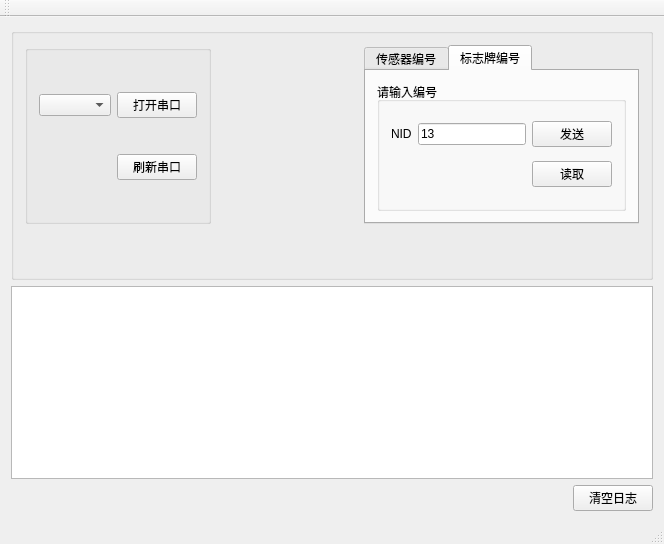
<?xml version="1.0" encoding="UTF-8"?>
<ui version="4.0">
 <class>MainWindow</class>
 <widget class="QMainWindow" name="MainWindow">
  <property name="geometry">
   <rect>
    <x>0</x>
    <y>0</y>
    <width>664</width>
    <height>544</height>
   </rect>
  </property>
  <property name="windowTitle">
   <string>编号烧写助手</string>
  </property>
  <property name="styleSheet">
   <string notr="true">font: 11pt &quot;楷体&quot;;</string>
  </property>
  <widget class="QWidget" name="centralWidget">
   <layout class="QGridLayout" name="gridLayout_7">
    <item row="1" column="0" colspan="2">
     <widget class="QTextBrowser" name="textBrowser_log"/>
    </item>
    <item row="2" column="1">
     <widget class="QPushButton" name="clean">
      <property name="text">
       <string>清空日志</string>
      </property>
     </widget>
    </item>
    <item row="0" column="0" colspan="2">
     <widget class="QGroupBox" name="groupBox_4">
      <property name="title">
       <string/>
      </property>
      <layout class="QGridLayout" name="gridLayout_6">
       <item row="0" column="0">
        <widget class="QGroupBox" name="groupBox_2">
         <property name="title">
          <string/>
         </property>
         <layout class="QGridLayout" name="gridLayout_2">
          <item row="0" column="0">
           <widget class="QComboBox" name="comboBox"/>
          </item>
          <item row="0" column="1">
           <widget class="QPushButton" name="openSerial">
            <property name="text">
             <string>打开串口</string>
            </property>
           </widget>
          </item>
          <item row="1" column="1">
           <widget class="QPushButton" name="checkSerial">
            <property name="text">
             <string>刷新串口</string>
            </property>
           </widget>
          </item>
         </layout>
        </widget>
       </item>
       <item row="0" column="1">
        <spacer name="horizontalSpacer">
         <property name="orientation">
          <enum>Qt::Horizontal</enum>
         </property>
         <property name="sizeHint" stdset="0">
          <size>
           <width>106</width>
           <height>20</height>
          </size>
         </property>
        </spacer>
       </item>
       <item row="0" column="2">
        <widget class="QTabWidget" name="tabWidget">
         <property name="minimumSize">
          <size>
           <width>200</width>
           <height>150</height>
          </size>
         </property>
         <property name="currentIndex">
          <number>1</number>
         </property>
         <widget class="QWidget" name="tab">
          <attribute name="title">
           <string>传感器编号</string>
          </attribute>
          <layout class="QGridLayout" name="gridLayout_4">
           <item row="0" column="0">
            <widget class="QGroupBox" name="groupBox">
             <property name="title">
              <string>请输入编号</string>
             </property>
             <layout class="QGridLayout" name="gridLayout">
              <item row="0" column="0">
               <widget class="QLabel" name="label_2">
                <property name="text">
                 <string>NID</string>
                </property>
               </widget>
              </item>
              <item row="1" column="1">
               <widget class="QLineEdit" name="lineEdit_AID">
                <property name="text">
                 <string>13</string>
                </property>
               </widget>
              </item>
              <item row="2" column="1">
               <widget class="QLineEdit" name="lineEdit_DID">
                <property name="text">
                 <string>2002</string>
                </property>
               </widget>
              </item>
              <item row="2" column="0">
               <widget class="QLabel" name="label_4">
                <property name="text">
                 <string>DID</string>
                </property>
               </widget>
              </item>
              <item row="0" column="1">
               <widget class="QLineEdit" name="lineEdit_NID">
                <property name="text">
                 <string>13</string>
                </property>
               </widget>
              </item>
              <item row="1" column="0">
               <widget class="QLabel" name="label_3">
                <property name="text">
                 <string>AID</string>
                </property>
               </widget>
              </item>
              <item row="1" column="2">
               <widget class="QPushButton" name="send">
                <property name="text">
                 <string>发送</string>
                </property>
               </widget>
              </item>
             </layout>
            </widget>
           </item>
          </layout>
         </widget>
         <widget class="QWidget" name="tab_2">
          <attribute name="title">
           <string>标志牌编号</string>
          </attribute>
          <layout class="QGridLayout" name="gridLayout_5">
           <item row="0" column="0">
            <widget class="QGroupBox" name="groupBox_3">
             <property name="title">
              <string>请输入编号</string>
             </property>
             <layout class="QGridLayout" name="gridLayout_3">
              <item row="0" column="0">
               <widget class="QLabel" name="label_5">
                <property name="text">
                 <string>NID</string>
                </property>
               </widget>
              </item>
              <item row="0" column="1">
               <widget class="QLineEdit" name="lineEdit_sign_NID">
                <property name="text">
                 <string>13</string>
                </property>
               </widget>
              </item>
              <item row="0" column="2" colspan="2">
               <widget class="QPushButton" name="send_sign_NID">
                <property name="text">
                 <string>发送</string>
                </property>
               </widget>
              </item>
              <item row="1" column="2" colspan="2">
               <widget class="QPushButton" name="read_sign_NID">
                <property name="text">
                 <string>读取</string>
                </property>
               </widget>
              </item>
             </layout>
            </widget>
           </item>
          </layout>
         </widget>
        </widget>
       </item>
       <item row="1" column="0">
        <spacer name="verticalSpacer">
         <property name="orientation">
          <enum>Qt::Vertical</enum>
         </property>
         <property name="sizeHint" stdset="0">
          <size>
           <width>20</width>
           <height>42</height>
          </size>
         </property>
        </spacer>
       </item>
       <item row="1" column="2">
        <spacer name="verticalSpacer_2">
         <property name="orientation">
          <enum>Qt::Vertical</enum>
         </property>
         <property name="sizeHint" stdset="0">
          <size>
           <width>20</width>
           <height>42</height>
          </size>
         </property>
        </spacer>
       </item>
      </layout>
     </widget>
    </item>
    <item row="2" column="0">
     <spacer name="horizontalSpacer_2">
      <property name="orientation">
       <enum>Qt::Horizontal</enum>
      </property>
      <property name="sizeHint" stdset="0">
       <size>
        <width>562</width>
        <height>20</height>
       </size>
      </property>
     </spacer>
    </item>
   </layout>
  </widget>
  <widget class="QToolBar" name="mainToolBar">
   <attribute name="toolBarArea">
    <enum>TopToolBarArea</enum>
   </attribute>
   <attribute name="toolBarBreak">
    <bool>false</bool>
   </attribute>
  </widget>
  <widget class="QStatusBar" name="statusBar"/>
 </widget>
 <layoutdefault spacing="6" margin="11"/>
 <resources/>
 <connections/>
</ui>
